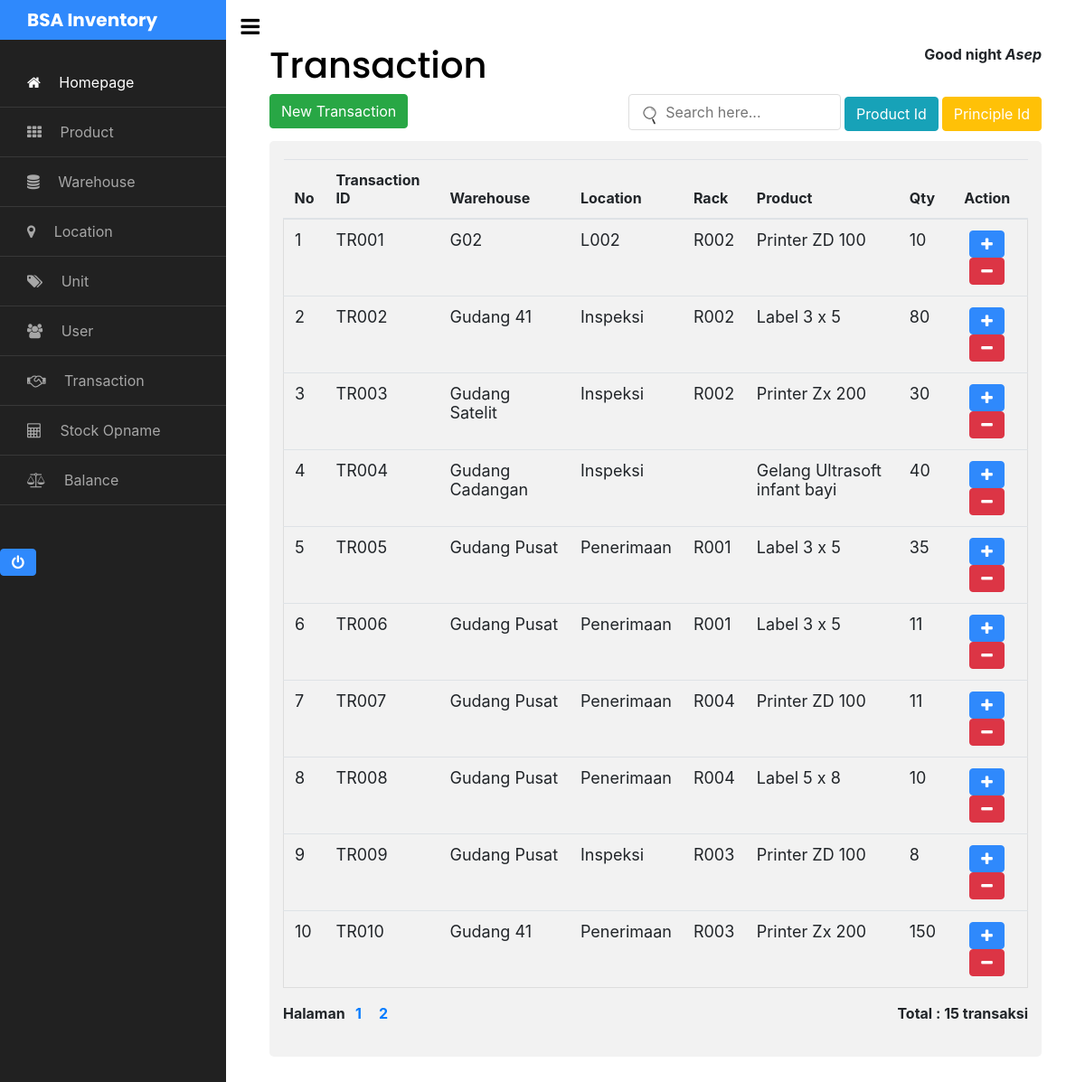
Screenshot of /pages/transaksi.php (signed in) with the database file from the repository.
### tables this page shows
CREATE TABLE `t_item_balance` (
  `id_transaksi` varchar(12) NOT NULL,
  `id_barang` varchar(50) NOT NULL,
  `id_principle` varchar(50) NOT NULL,
  `nama_barang` varchar(50) NOT NULL,
  `nama_gudang` varchar(50) NOT NULL,
  `nama_lokasi` varchar(50) NOT NULL,
  `rak` varchar(20) NOT NULL,
  `qty` int(8) NOT NULL,
  `qty_so` int(11) NOT NULL,
  `selisih` int(11) NOT NULL
);

### pages/transaksi.php (the view, shortened to what this page needs)
<?php
  include '../include/sidebar.php';
?>
<div>
  <h1>Transaction</h1>
  <a href="form-transaksi-new.php" class="btn btn-success" data-toggle="tooltip" data-placement="right" title="Transaction In">New Transaction</a>
  <div style="float: right">
  <input style="width: 235px; height: 40px;" class="form-margin" autofocus="" type="text" id="myInput" onkeyup="myFunction()" placeholder="Search here..." title="Ketikkan pencarian disini">
      <button class="btn btn-info" onclick="document.getElementById('productId').style.display='block'">Product Id</button>
      <button style="color: #fff" class="btn btn-warning" onclick="document.getElementById('pricipleId').style.display='block'">Principle Id</button>
  </div>
</div>
<div class="container" style="overflow-x: auto;">
  <table class="table table-hover">
    <thead>
      <tr>
        <th>No</th>
        <th>Transaction ID</th>
        <th>Warehouse</th>
        <th>Location</th>
        <th>Rack</th>
        <th>Product</th>
        <th>Qty</th>
        <th colspan="2"><center>Action</center></th>
      </tr>
    </thead>
    <?php
      include '../include/config.php';
      $halaman = 10;
      $page = isset($_GET["halaman"]) ? (int)$_GET["halaman"] : 1;
      $mulai = ($page>1) ? ($page * $halaman) - $halaman : 0;
      $result = mysqli_query($conn, "SELECT * FROM t_item_balance ORDER BY id_transaksi ASC");
      $total = mysqli_num_rows($result);
      $pages = ceil($total/$halaman);
      $query = mysqli_query($conn,"SELECT * FROM t_item_balance LIMIT $mulai, $halaman")or die(mysqli_error);
      $no = $mulai+1;
      While($row=mysqli_fetch_array ($query)){
    ?>
    <tbody id="myTable">
      <tr>
        <td><?php echo $no++; ?></td>
        <td><?php echo $row['id_transaksi']; ?></td>
        <td><?php echo $row['nama_gudang']; ?></td>
        <td><?php echo $row['nama_lokasi']; ?></td>
        <td><?php echo $row['rak']; ?></td>
        <td><?php echo $row['nama_barang']; ?></td>
        <td><?php echo $row['qty']; ?></td>
        <td>
          <center>
            <a href="form-transaksi-in.php?id_transaksi=<?php echo $row['id_transaksi'];?>" class="btn btn-primary" data-toggle="tooltip" data-placement="right" title="Transaction In"><span class=" fa fa-plus"></a>
            <a href="form-transaksi-out.php?id_transaksi=<?php echo $row['id_transaksi'];?>" class="btn btn-danger" data-toggle="tooltip" data-placement="right" title="Transaction Out"><span class=" fa fa-minus"></span></a>
          </center>
        </td>
      </tr>
    <?php } ?>
    </tbody>
    </table>
  <div>
   Halaman &nbsp;<?php for ($i=1; $i<=$pages ; $i++){ ?>
      <a href="?halaman=<?php echo  $i;  ?>"><?php echo $i; ?> &nbsp; &nbsp;</a>
    <?php }
       include '../include/config.php';
       $sql = mysqli_query($conn, "SELECT * FROM t_item_balance");
       $count = mysqli_num_rows($sql);
    ?>
      <p style="float: right;">Total : <?php echo $count; ?> transaksi</p>
  </div>
</div>
<?php include '../include/footer.php' ?>

### rows the page displays
t_item_balance: id_transaksi "TR001", nama_gudang "G02", nama_lokasi "L002", rak "R002", nama_barang "Printer ZD 100", qty "10"
t_item_balance: id_transaksi "TR002", nama_gudang "Gudang 41", nama_lokasi "Inspeksi", rak "R002", nama_barang "Label 3 x 5", qty "80"
t_item_balance: id_transaksi "TR003", nama_gudang "Gudang Satelit", nama_lokasi "Inspeksi", rak "R002", nama_barang "Printer Zx 200", qty "30"
t_item_balance: id_transaksi "TR004", nama_gudang "Gudang Cadangan", nama_lokasi "Inspeksi", nama_barang "Gelang Ultrasoft infant bayi", qty "40"
t_item_balance: id_transaksi "TR005", nama_gudang "Gudang Pusat", nama_lokasi "Penerimaan", rak "R001", nama_barang "Label 3 x 5", qty "35"
t_item_balance: id_transaksi "TR006", nama_gudang "Gudang Pusat", nama_lokasi "Penerimaan", rak "R001", nama_barang "Label 3 x 5", qty "11"
t_item_balance: id_transaksi "TR007", nama_gudang "Gudang Pusat", nama_lokasi "Penerimaan", rak "R004", nama_barang "Printer ZD 100", qty "11"
t_item_balance: id_transaksi "TR008", nama_gudang "Gudang Pusat", nama_lokasi "Penerimaan", rak "R004", nama_barang "Label 5 x 8", qty "10"
t_item_balance: id_transaksi "TR009", nama_gudang "Gudang Pusat", nama_lokasi "Inspeksi", rak "R003", nama_barang "Printer ZD 100", qty "8"
t_item_balance: id_transaksi "TR010", nama_gudang "Gudang 41", nama_lokasi "Penerimaan", rak "R003", nama_barang "Printer Zx 200", qty "150"

### other values shown
$_SESSION['user_name'] "Asep"
$count "15"
